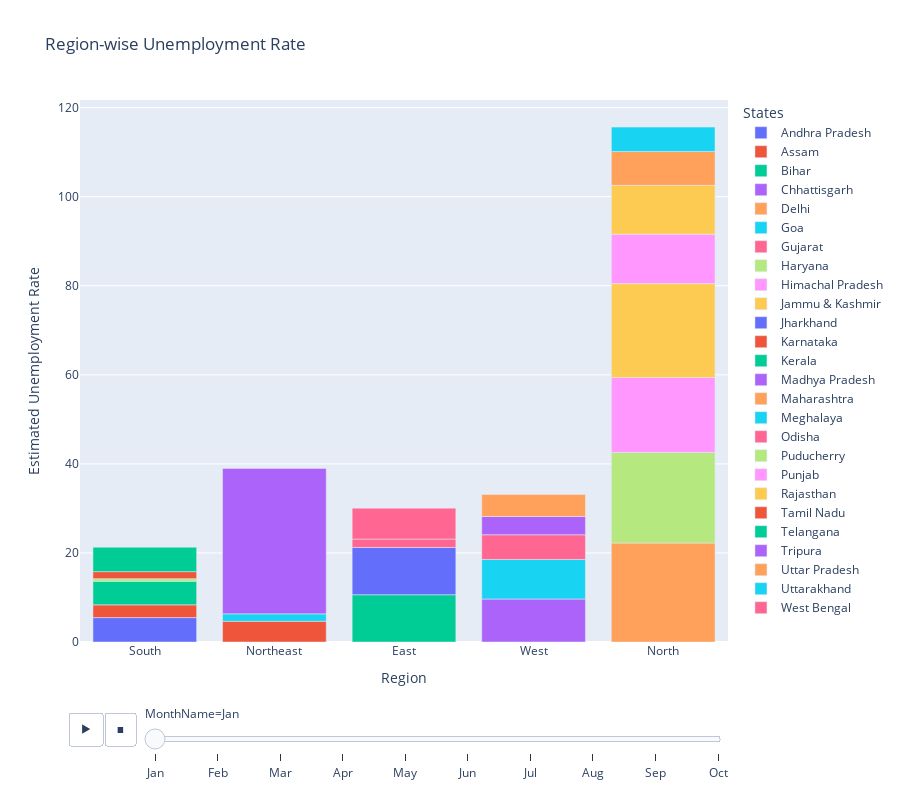

The code cell stored with this chart in its notebook:
### Code cell
# Plotting a "Bar-plot" to find the "unemployment rate" for each "Region" month-wise
fig = px.bar(df, 
             x='Region',
             y='Estimated Unemployment Rate',
             animation_frame = 'MonthName',
             color='States',
             title='Region-wise Unemployment Rate',
             height=800)

fig.layout.updatemenus[0].buttons[0].args[1]["frame"]["duration"] = 1500

fig.show()

### Figure 1 — Plotly figure (JSON) as saved in the notebook; plotly's stock layout.template omitted (floating-point values rounded to 4 significant figures)
{"data": [{"alignmentgroup": "True", "hovertemplate": "States=Andhra Pradesh<br>MonthName=Jan<br>Region=%{x}<br>Estimated Unemployment Rate=%{y}<extra></extra>", "legendgroup": "Andhra Pradesh", "marker": {"color": "#636efa", "pattern": {"shape": ""}}, "name": "Andhra Pradesh", "offsetgroup": "Andhra Pradesh", "orientation": "v", "showlegend": true, "textposition": "auto", "type": "bar", "x": ["South"], "xaxis": "x", "y": [5.48], "yaxis": "y"}, {"alignmentgroup": "True", "hovertemplate": "States=Assam<br>MonthName=Jan<br>Region=%{x}<br>Estimated Unemployment Rate=%{y}<extra></extra>", "legendgroup": "Assam", "marker": {"color": "#EF553B", "pattern": {"shape": ""}}, "name": "Assam", "offsetgroup": "Assam", "orientation": "v", "showlegend": true, "textposition": "auto", "type": "bar", "x": ["Northeast"], "xaxis": "x", "y": [4.66], "yaxis": "y"}, {"alignmentgroup": "True", "hovertemplate": "States=Bihar<br>MonthName=Jan<br>Region=%{x}<br>Estimated Unemployment Rate=%{y}<extra></extra>", "legendgroup": "Bihar", "marker": {"color": "#00cc96", "pattern": {"shape": ""}}, "name": "Bihar", "offsetgroup": "Bihar", "orientation": "v", "showlegend": true, "textposition": "auto", "type": "bar", "x": ["East"], "xaxis": "x", "y": [10.61], "yaxis": "y"}, {"alignmentgroup": "True", "hovertemplate": "States=Chhattisgarh<br>MonthName=Jan<br>Region=%{x}<br>Estimated Unemployment Rate=%{y}<extra></extra>", "legendgroup": "Chhattisgarh", "marker": {"color": "#ab63fa", "pattern": {"shape": ""}}, "name": "Chhattisgarh", "offsetgroup": "Chhattisgarh", "orientation": "v", "showlegend": true, "textposition": "auto", "type": "bar", "x": ["West"], "xaxis": "x", "y": [9.65], "yaxis": "y"}, {"alignmentgroup": "True", "hovertemplate": "States=Delhi<br>MonthName=Jan<br>Region=%{x}<br>Estimated Unemployment Rate=%{y}<extra></extra>", "legendgroup": "Delhi", "marker": {"color": "#FFA15A", "pattern": {"shape": ""}}, "name": "Delhi", "offsetgroup": "Delhi", "orientation": "v", "showlegend": true, "textposition": "auto", "type": "bar", "x": ["North"], "xaxis": "x", "y": [22.23], "yaxis": "y"}, {"alignmentgroup": "True", "hovertemplate": "States=Goa<br>MonthName=Jan<br>Region=%{x}<br>Estimated Unemployment Rate=%{y}<extra></extra>", "legendgroup": "Goa", "marker": {"color": "#19d3f3", "pattern": {"shape": ""}}, "name": "Goa", "offsetgroup": "Goa", "orientation": "v", "showlegend": true, "textposition": "auto", "type": "bar", "x": ["West"], "xaxis": "x", "y": [8.89], "yaxis": "y"}, {"alignmentgroup": "True", "hovertemplate": "States=Gujarat<br>MonthName=Jan<br>Region=%{x}<br>Estimated Unemployment Rate=%{y}<extra></extra>", "legendgroup": "Gujarat", "marker": {"color": "#FF6692", "pattern": {"shape": ""}}, "name": "Gujarat", "offsetgroup": "Gujarat", "orientation": "v", "showlegend": true, "textposition": "auto", "type": "bar", "x": ["West"], "xaxis": "x", "y": [5.54], "yaxis": "y"}, {"alignmentgroup": "True", "hovertemplate": "States=Haryana<br>MonthName=Jan<br>Region=%{x}<br>Estimated Unemployment Rate=%{y}<extra></extra>", "legendgroup": "Haryana", "marker": {"color": "#B6E880", "pattern": {"shape": ""}}, "name": "Haryana", "offsetgroup": "Haryana", "orientation": "v", "showlegend": true, "textposition": "auto", "type": "bar", "x": ["North"], "xaxis": "x", "y": [20.34], "yaxis": "y"}, {"alignmentgroup": "True", "hovertemplate": "States=Himachal Pradesh<br>MonthName=Jan<br>Region=%{x}<br>Estimated Unemployment Rate=%{y}<extra></extra>", "legendgroup": "Himachal Pradesh", "marker": {"color": "#FF97FF", "pattern": {"shape": ""}}, "name": "Himachal Pradesh", "offsetgroup": "Himachal Pradesh", "orientation": "v", "showlegend": true, "textposition": "auto", "type": "bar", "x": ["North"], "xaxis": "x", "y": [16.83], "yaxis": "y"}, {"alignmentgroup": "True", "hovertemplate": "States=Jammu & Kashmir<br>MonthName=Jan<br>Region=%{x}<br>Estimated Unemployment Rate=%{y}<extra></extra>", "legendgroup": "Jammu & Kashmir", "marker": {"color": "#FECB52", "pattern": {"shape": ""}}, "name": "Jammu & Kashmir", "offsetgroup": "Jammu & Kashmir", "orientation": "v", "showlegend": true, "textposition": "auto", "type": "bar", "x": ["North"], "xaxis": "x", "y": [21.08], "yaxis": "y"}, {"alignmentgroup": "True", "hovertemplate": "States=Jharkhand<br>MonthName=Jan<br>Region=%{x}<br>Estimated Unemployment Rate=%{y}<extra></extra>", "legendgroup": "Jharkhand", "marker": {"color": "#636efa", "pattern": {"shape": ""}}, "name": "Jharkhand", "offsetgroup": "Jharkhand", "orientation": "v", "showlegend": true, "textposition": "auto", "type": "bar", "x": ["East"], "xaxis": "x", "y": [10.61], "yaxis": "y"}, {"alignmentgroup": "True", "hovertemplate": "States=Karnataka<br>MonthName=Jan<br>Region=%{x}<br>Estimated Unemployment Rate=%{y}<extra></extra>", "legendgroup": "Karnataka", "marker": {"color": "#EF553B", "pattern": {"shape": ""}}, "name": "Karnataka", "offsetgroup": "Karnataka", "orientation": "v", "showlegend": true, "textposition": "auto", "type": "bar", "x": ["South"], "xaxis": "x", "y": [2.86], "yaxis": "y"}, {"alignmentgroup": "True", "hovertemplate": "States=Kerala<br>MonthName=Jan<br>Region=%{x}<br>Estimated Unemployment Rate=%{y}<extra></extra>", "legendgroup": "Kerala", "marker": {"color": "#00cc96", "pattern": {"shape": ""}}, "name": "Kerala", "offsetgroup": "Kerala", "orientation": "v", "showlegend": true, "textposition": "auto", "type": "bar", "x": ["South"], "xaxis": "x", "y": [5.31], "yaxis": "y"}, {"alignmentgroup": "True", "hovertemplate": "States=Madhya Pradesh<br>MonthName=Jan<br>Region=%{x}<br>Estimated Unemployment Rate=%{y}<extra></extra>", "legendgroup": "Madhya Pradesh", "marker": {"color": "#ab63fa", "pattern": {"shape": ""}}, "name": "Madhya Pradesh", "offsetgroup": "Madhya Pradesh", "orientation": "v", "showlegend": true, "textposition": "auto", "type": "bar", "x": ["West"], "xaxis": "x", "y": [4.11], "yaxis": "y"}, {"alignmentgroup": "True", "hovertemplate": "States=Maharashtra<br>MonthName=Jan<br>Region=%{x}<br>Estimated Unemployment Rate=%{y}<extra></extra>", "legendgroup": "Maharashtra", "marker": {"color": "#FFA15A", "pattern": {"shape": ""}}, "name": "Maharashtra", "offsetgroup": "Maharashtra", "orientation": "v", "showlegend": true, "textposition": "auto", "type": "bar", "x": ["West"], "xaxis": "x", "y": [4.95], "yaxis": "y"}, {"alignmentgroup": "True", "hovertemplate": "States=Meghalaya<br>MonthName=Jan<br>Region=%{x}<br>Estimated Unemployment Rate=%{y}<extra></extra>", "legendgroup": "Meghalaya", "marker": {"color": "#19d3f3", "pattern": {"shape": ""}}, "name": "Meghalaya", "offsetgroup": "Meghalaya", "orientation": "v", "showlegend": true, "textposition": "auto", "type": "bar", "x": ["Northeast"], "xaxis": "x", "y": [1.66], "yaxis": "y"}, {"alignmentgroup": "True", "hovertemplate": "States=Odisha<br>MonthName=Jan<br>Region=%{x}<br>Estimated Unemployment Rate=%{y}<extra></extra>", "legendgroup": "Odisha", "marker": {"color": "#FF6692", "pattern": {"shape": ""}}, "name": "Odisha", "offsetgroup": "Odisha", "orientation": "v", "showlegend": true, "textposition": "auto", "type": "bar", "x": ["East"], "xaxis": "x", "y": [1.9], "yaxis": "y"}, {"alignmentgroup": "True", "hovertemplate": "States=Puducherry<br>MonthName=Jan<br>Region=%{x}<br>Estimated Unemployment Rate=%{y}<extra></extra>", "legendgroup": "Puducherry", "marker": {"color": "#B6E880", "pattern": {"shape": ""}}, "name": "Puducherry", "offsetgroup": "Puducherry", "orientation": "v", "showlegend": true, "textposition": "auto", "type": "bar", "x": ["South"], "xaxis": "x", "y": [0.58], "yaxis": "y"}, {"alignmentgroup": "True", "hovertemplate": "States=Punjab<br>MonthName=Jan<br>Region=%{x}<br>Estimated Unemployment Rate=%{y}<extra></extra>", "legendgroup": "Punjab", "marker": {"color": "#FF97FF", "pattern": {"shape": ""}}, "name": "Punjab", "offsetgroup": "Punjab", "orientation": "v", "showlegend": true, "textposition": "auto", "type": "bar", "x": ["North"], "xaxis": "x", "y": [11.11], "yaxis": "y"}, {"alignmentgroup": "True", "hovertemplate": "States=Rajasthan<br>MonthName=Jan<br>Region=%{x}<br>Estimated Unemployment Rate=%{y}<extra></extra>", "legendgroup": "Rajasthan", "marker": {"color": "#FECB52", "pattern": {"shape": ""}}, "name": "Rajasthan", "offsetgroup": "Rajasthan", "orientation": "v", "showlegend": true, "textposition": "auto", "type": "bar", "x": ["North"], "xaxis": "x", "y": [10.97], "yaxis": "y"}, {"alignmentgroup": "True", "hovertemplate": "States=Tamil Nadu<br>MonthName=Jan<br>Region=%{x}<br>Estimated Unemployment Rate=%{y}<extra></extra>", "legendgroup": "Tamil Nadu", "marker": {"color": "#EF553B", "pattern": {"shape": ""}}, "name": "Tamil Nadu", "offsetgroup": "Tamil Nadu", "orientation": "v", "showlegend": true, "textposition": "auto", "type": "bar", "x": ["South"], "xaxis": "x", "y": [1.57], "yaxis": "y"}, {"alignmentgroup": "True", "hovertemplate": "States=Telangana<br>MonthName=Jan<br>Region=%{x}<br>Estimated Unemployment Rate=%{y}<extra></extra>", "legendgroup": "Telangana", "marker": {"color": "#00cc96", "pattern": {"shape": ""}}, "name": "Telangana", "offsetgroup": "Telangana", "orientation": "v", "showlegend": true, "textposition": "auto", "type": "bar", "x": ["South"], "xaxis": "x", "y": [5.49], "yaxis": "y"}, {"alignmentgroup": "True", "hovertemplate": "States=Tripura<br>MonthName=Jan<br>Region=%{x}<br>Estimated Unemployment Rate=%{y}<extra></extra>", "legendgroup": "Tripura", "marker": {"color": "#ab63fa", "pattern": {"shape": ""}}, "name": "Tripura", "offsetgroup": "Tripura", "orientation": "v", "showlegend": true, "textposition": "auto", "type": "bar", "x": ["Northeast"], "xaxis": "x", "y": [32.67], "yaxis": "y"}, {"alignmentgroup": "True", "hovertemplate": "States=Uttar Pradesh<br>MonthName=Jan<br>Region=%{x}<br>Estimated Unemployment Rate=%{y}<extra></extra>", "legendgroup": "Uttar Pradesh", "marker": {"color": "#FFA15A", "pattern": {"shape": ""}}, "name": "Uttar Pradesh", "offsetgroup": "Uttar Pradesh", "orientation": "v", "showlegend": true, "textposition": "auto", "type": "bar", "x": ["North"], "xaxis": "x", "y": [7.58], "yaxis": "y"}, {"alignmentgroup": "True", "hovertemplate": "States=Uttarakhand<br>MonthName=Jan<br>Region=%{x}<br>Estimated Unemployment Rate=%{y}<extra></extra>", "legendgroup": "Uttarakhand", "marker": {"color": "#19d3f3", "pattern": {"shape": ""}}, "name": "Uttarakhand", "offsetgroup": "Uttarakhand", "orientation": "v", "showlegend": true, "textposition": "auto", "type": "bar", "x": ["North"], "xaxis": "x", "y": [5.49], "yaxis": "y"}, {"alignmentgroup": "True", "hovertemplate": "States=West Bengal<br>MonthName=Jan<br>Region=%{x}<br>Estimated Unemployment Rate=%{y}<extra></extra>", "legendgroup": "West Bengal", "marker": {"color": "#FF6692", "pattern": {"shape": ""}}, "name": "West Bengal", "offsetgroup": "West Bengal", "orientation": "v", "showlegend": true, "textposition": "auto", "type": "bar", "x": ["East"], "xaxis": "x", "y": [6.94], "yaxis": "y"}], "layout": {"barmode": "relative", "height": 800, "legend": {"title": {"text": "States"}, "tracegroupgap": 0}, "sliders": [{"active": 0, "currentvalue": {"prefix": "MonthName="}, "len": 0.9, "pad": {"b": 10, "t": 60}, "steps": [{"args": [["Jan"], {"frame": {"duration": 0, "redraw": true}, "fromcurrent": true, "mode": "immediate", "transition": {"duration": 0, "easing": "linear"}}], "label": "Jan", "method": "animate"}, {"args": [["Feb"], {"frame": {"duration": 0, "redraw": true}, "fromcurrent": true, "mode": "immediate", "transition": {"duration": 0, "easing": "linear"}}], "label": "Feb", "method": "animate"}, {"args": [["Mar"], {"frame": {"duration": 0, "redraw": true}, "fromcurrent": true, "mode": "immediate", "transition": {"duration": 0, "easing": "linear"}}], "label": "Mar", "method": "animate"}, {"args": [["Apr"], {"frame": {"duration": 0, "redraw": true}, "fromcurrent": true, "mode": "immediate", "transition": {"duration": 0, "easing": "linear"}}], "label": "Apr", "method": "animate"}, {"args": [["May"], {"frame": {"duration": 0, "redraw": true}, "fromcurrent": true, "mode": "immediate", "transition": {"duration": 0, "easing": "linear"}}], "label": "May", "method": "animate"}, {"args": [["Jun"], {"frame": {"duration": 0, "redraw": true}, "fromcurrent": true, "mode": "immediate", "transition": {"duration": 0, "easing": "linear"}}], "label": "Jun", "method": "animate"}, {"args": [["Jul"], {"frame": {"duration": 0, "redraw": true}, "fromcurrent": true, "mode": "immediate", "transition": {"duration": 0, "easing": "linear"}}], "label": "Jul", "method": "animate"}, {"args": [["Aug"], {"frame": {"duration": 0, "redraw": true}, "fromcurrent": true, "mode": "immediate", "transition": {"duration": 0, "easing": "linear"}}], "label": "Aug", "method": "animate"}, {"args": [["Sep"], {"frame": {"duration": 0, "redraw": true}, "fromcurrent": true, "mode": "immediate", "transition": {"duration": 0, "easing": "linear"}}], "label": "Sep", "method": "animate"}, {"args": [["Oct"], {"frame": {"duration": 0, "redraw": true}, "fromcurrent": true, "mode": "immediate", "transition": {"duration": 0, "easing": "linear"}}], "label": "Oct", "method": "animate"}], "x": 0.1, "xanchor": "left", "y": 0, "yanchor": "top"}], "title": {"text": "Region-wise Unemployment Rate"}, "updatemenus": [{"buttons": [{"args": [null, {"frame": {"duration": 1500, "redraw": true}, "fromcurrent": true, "mode": "immediate", "transition": {"duration": 500, "easing": "linear"}}], "label": "&#9654;", "method": "animate"}, {"args": [[null], {"frame": {"duration": 0, "redraw": true}, "fromcurrent": true, "mode": "immediate", "transition": {"duration": 0, "easing": "linear"}}], "label": "&#9724;", "method": "animate"}], "direction": "left", "pad": {"r": 10, "t": 70}, "showactive": false, "type": "buttons", "x": 0.1, "xanchor": "right", "y": 0, "yanchor": "top"}], "xaxis": {"anchor": "y", "domain": [0, 1], "title": {"text": "Region"}}, "yaxis": {"anchor": "x", "domain": [0, 1], "title": {"text": "Estimated Unemployment Rate"}}}}
